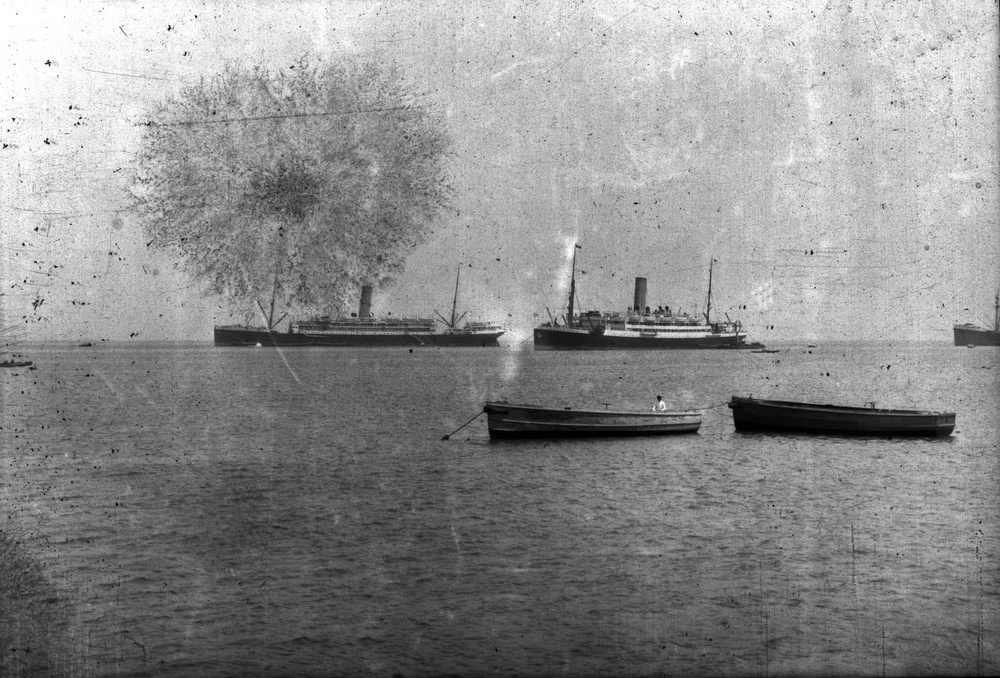
#> input picture valeria/data/roger/images/TA-LTA-ARC-001.jpg, 1000 x 678 px, shrunk from 1920 x 1301 before the run
$ python -i damage_service.py   (imports and definitions only)   (older library calls are emulated)
#> lines starting #> are read from the running program, lines starting #| are printed output that depends on the picture
import os
import cv2


class DamageService:
    def analyze(self, image_path: str):
        if not os.path.exists(image_path):
            return {
                "error": f"No existe la imagen: {image_path}"
            }

        img = cv2.imread(image_path)
#> img is the input picture: shape (678, 1000, 3); min 0, max 255, mean 141.5

        if img is None:
            return {
                "error": "No se pudo leer la imagen.",
                "image_path": image_path
            }

        gray = cv2.cvtColor(img, cv2.COLOR_BGR2GRAY)

        blur_score = cv2.Laplacian(gray, cv2.CV_64F).var()
#> blur_score = 1254.7

        edges = cv2.Canny(gray, 80, 180)
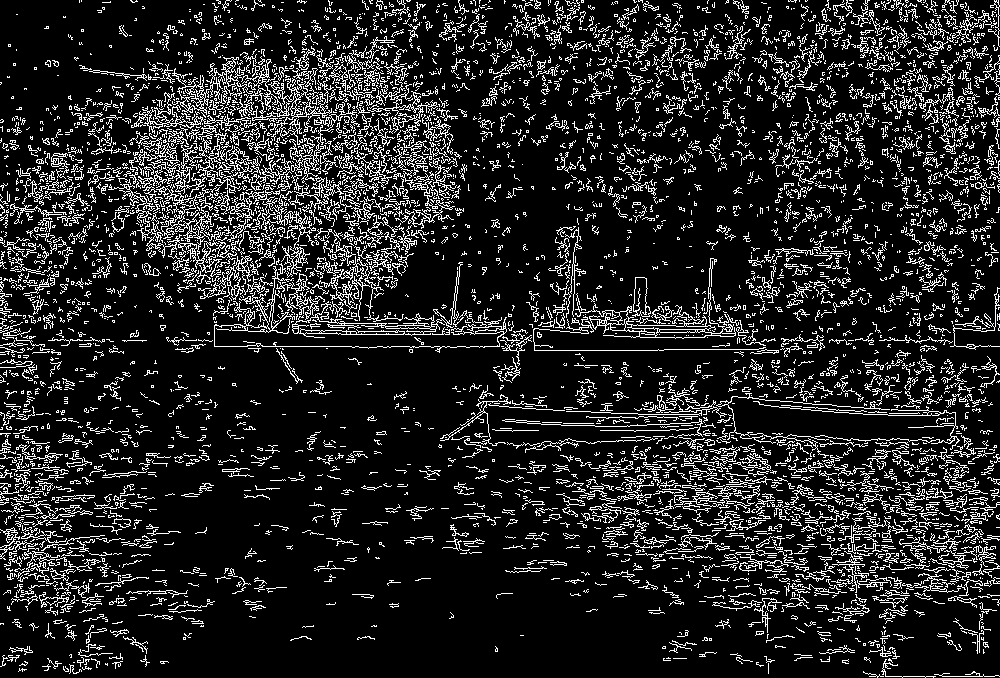
#> edges: shape (678, 1000); 14.1% white in thin lines or dots
        edge_density = edges.mean() / 255
#> edge_density = 0.141

        if blur_score < 80:
            diagnosis = "posible baja nitidez, blur o deterioro de digitalización"
        elif edge_density > 0.18:
            diagnosis = "posibles rayones, textura deteriorada o bordes muy marcados"
        else:
            diagnosis = "sin deterioro evidente en análisis básico"

        return {
            "image_name": os.path.basename(image_path),
            "blur_score": float(blur_score),
            "edge_density": float(edge_density),
            "diagnosis": diagnosis
        }

>>> result = DamageService().analyze('../../../data/roger/images/TA-LTA-ARC-001.jpg')
#> result = 4 items

$ run again, on valeria/data/roger/images/TA-LTA-ARC-002.jpg
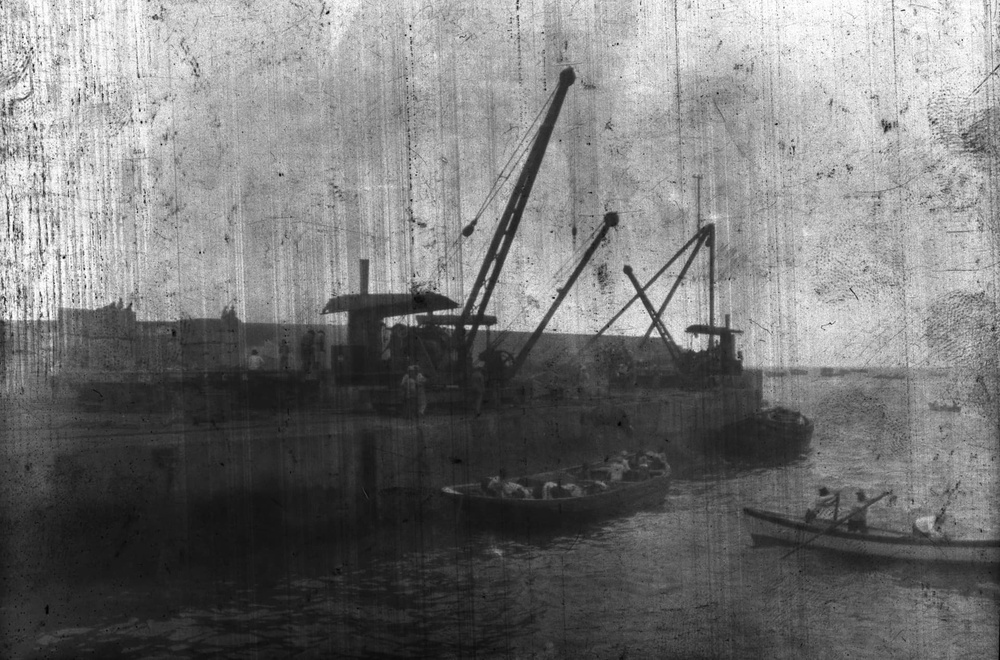
#> input picture valeria/data/roger/images/TA-LTA-ARC-002.jpg, 1000 x 660 px, shrunk from 1920 x 1267 before the run
#> in analyze, img is the input picture: shape (660, 1000, 3); min 0, max 255, mean 117.8
#> blur_score = 1272.9
#> in analyze, `edges = cv2.Canny(gray, 80, 180)`:
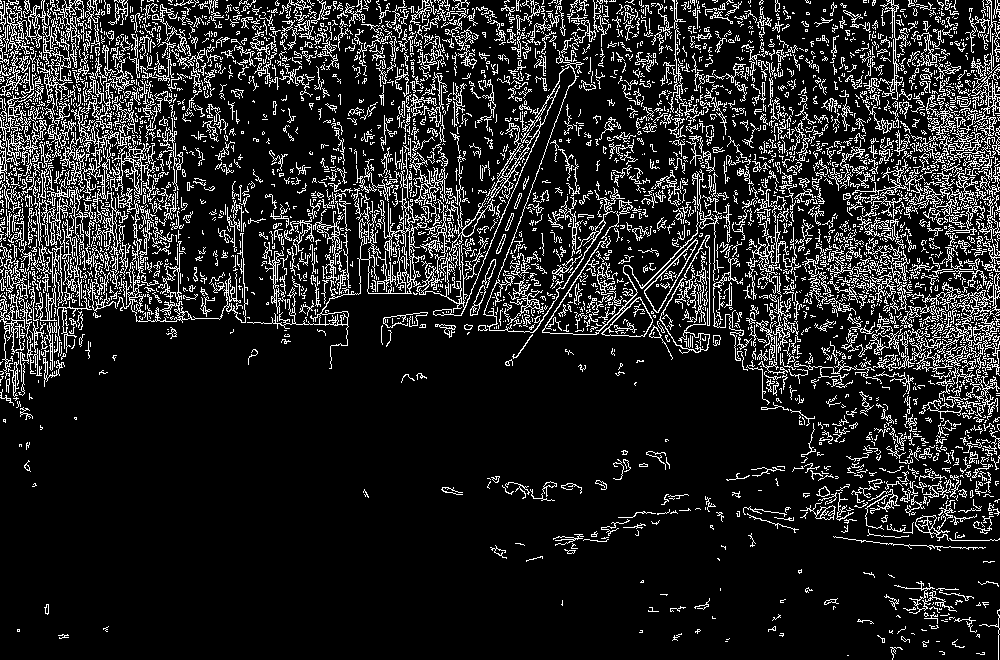
#> edges: shape (660, 1000); 14.2% white in thin lines or dots
#> edge_density = 0.142
#> result = 4 items

$ run again, on valeria/data/roger/images/TA-LTA-ARC-003.jpg
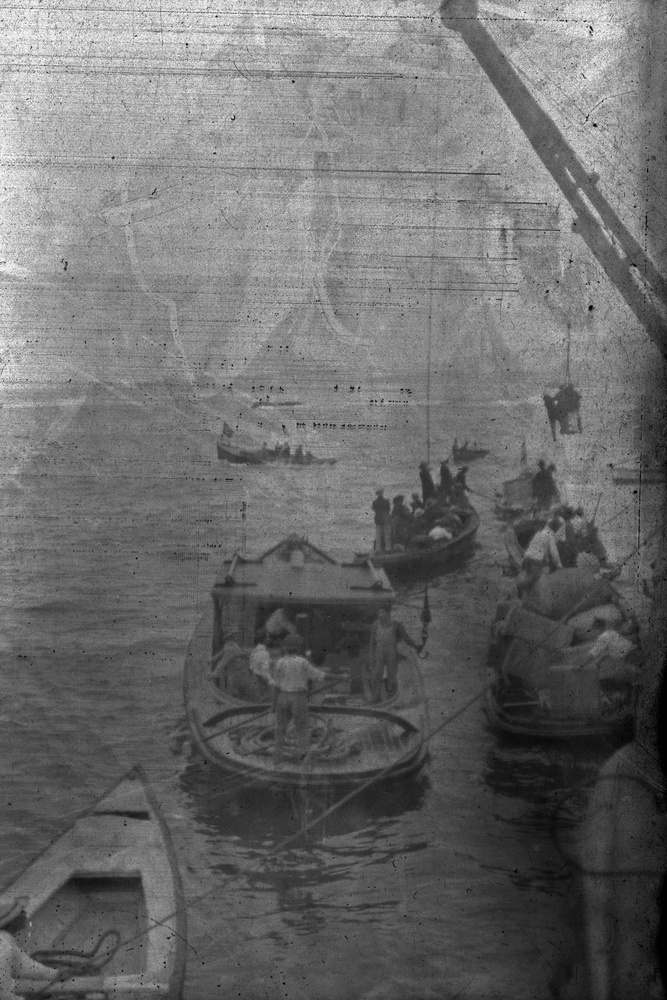
#> input picture valeria/data/roger/images/TA-LTA-ARC-003.jpg, 667 x 1000 px, shrunk from 1920 x 2877 before the run
#> in analyze, img is the input picture: shape (1000, 667, 3); min 0, max 255, mean 108.1
#> blur_score = 1181.6
#> in analyze, `edges = cv2.Canny(gray, 80, 180)`:
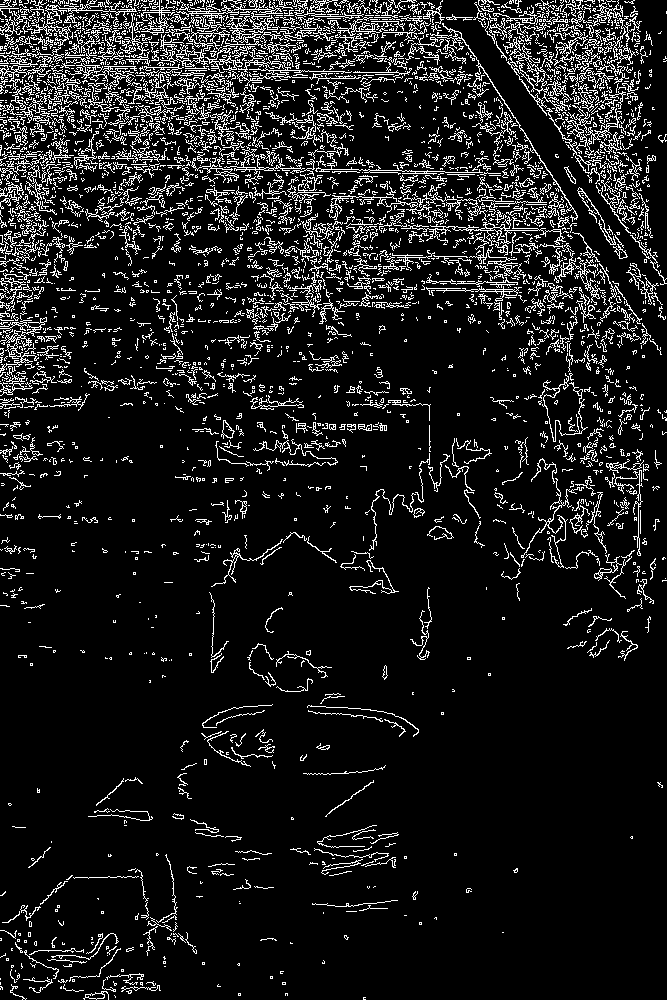
#> edges: shape (1000, 667); 10.5% white in thin lines or dots
#> edge_density = 0.105
#> result = 4 items

$ run again, on valeria/data/roger/images/TA-LTA-ARC-004.jpg
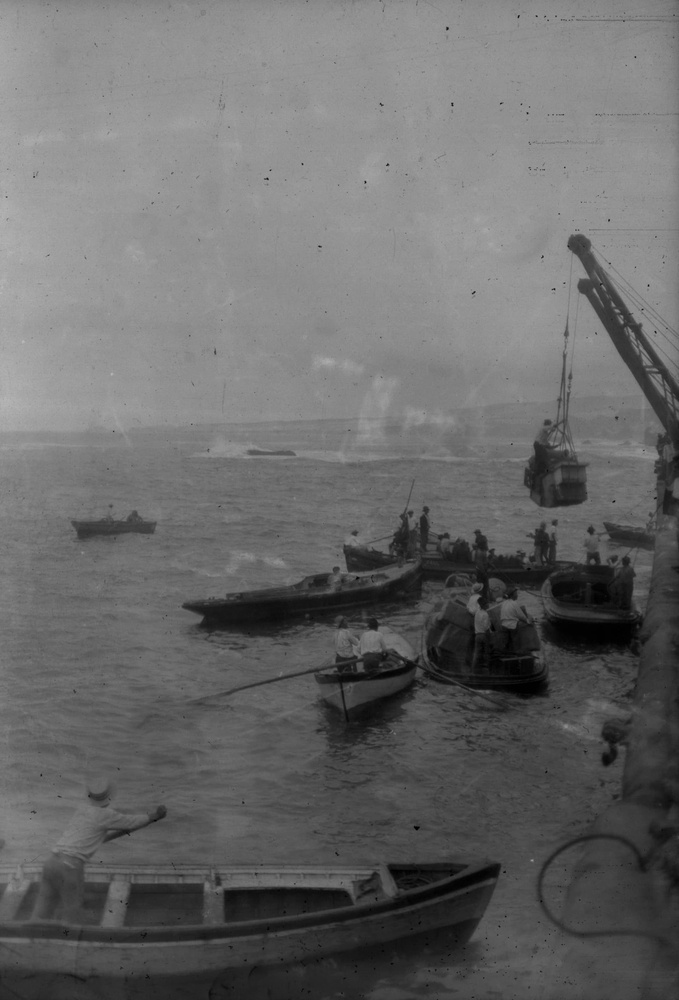
#> input picture valeria/data/roger/images/TA-LTA-ARC-004.jpg, 679 x 1000 px, shrunk from 1920 x 2827 before the run
#> in analyze, img is the input picture: shape (1000, 679, 3); min 0, max 186, mean 105.4
#> blur_score = 88.52
#> in analyze, `edges = cv2.Canny(gray, 80, 180)`:
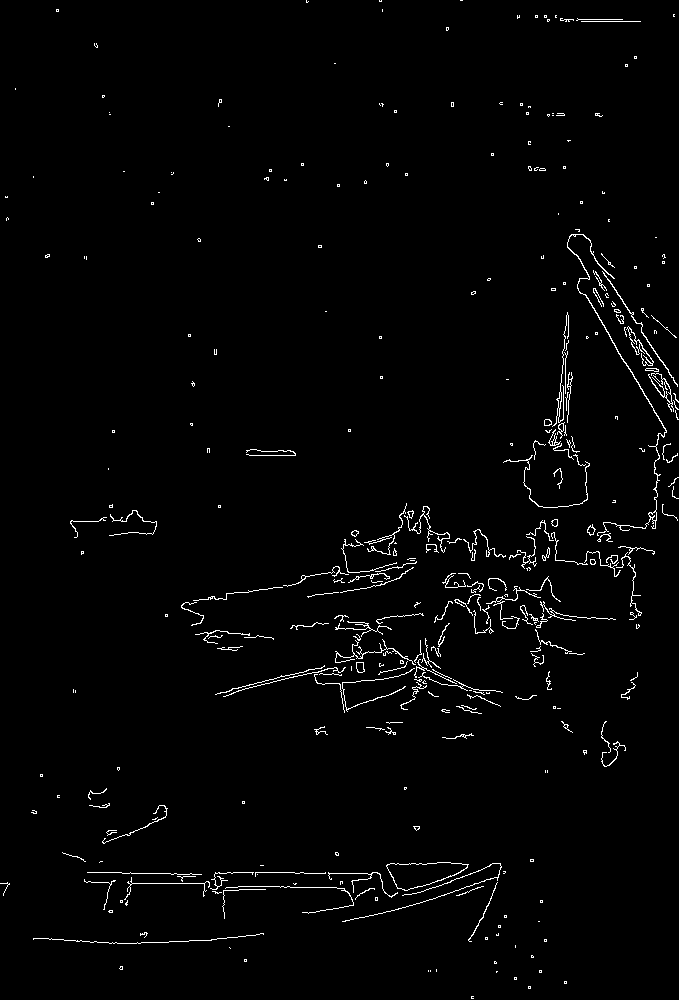
#> edges: shape (1000, 679); 1.7% white in thin lines or dots
#> edge_density = 0.0173
#> result = 4 items
